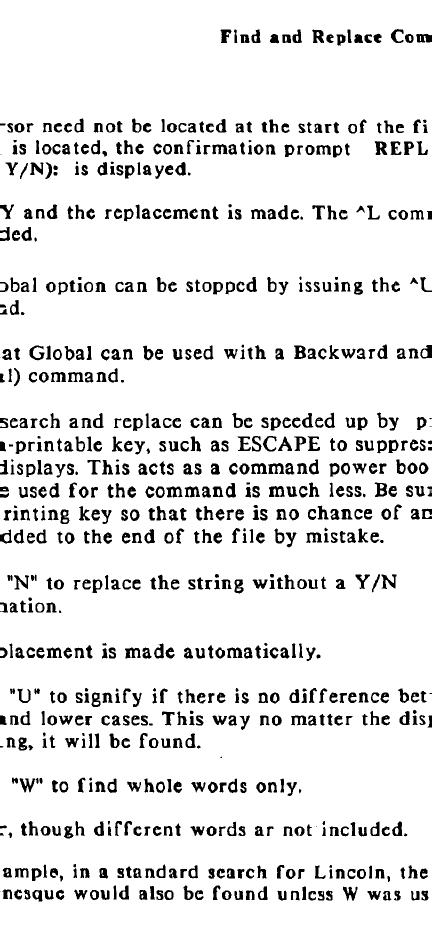
#> input picture results/test2_thresh.png, 864 x 1856 px (shown at 1/2 size)
$ python ocr.py
#> lines starting #> are read from the running program, lines starting #| are printed output that depends on the picture; after the words box and inside, x2 and y2 are one past the last pixel; in counts of white or black regions, pixels touching at a corner belong together
import cv2
import pytesseract
img = cv2.imread("test2_thresh.png")
#> img is the input picture: shape (1856, 864, 3); 90.3% white; 775 black regions (13 under 20 px), largest, box (x1, y1, x2, y2) and area: (749, 282, 775, 310) 448, (538, 972, 569, 994) 440, (588, 691, 612, 718) 425
img = cv2.resize(img, (400, 450))
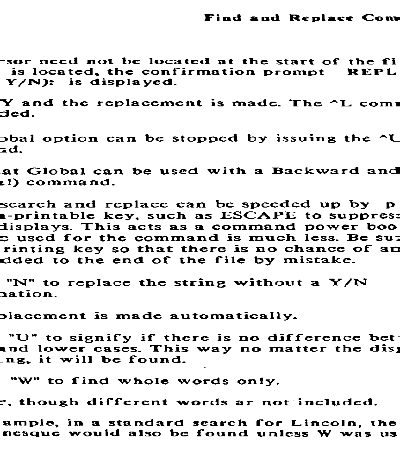
#> img: shape (450, 400, 3); min 0, max 255, mean 230.4
"""img = cv2.rotate(img, cv2.ROTATE_90_CLOCKWISE)"""
cv2.imshow("Image", img)
#> (the run stopped early here; a loop or call above may not have finished)
